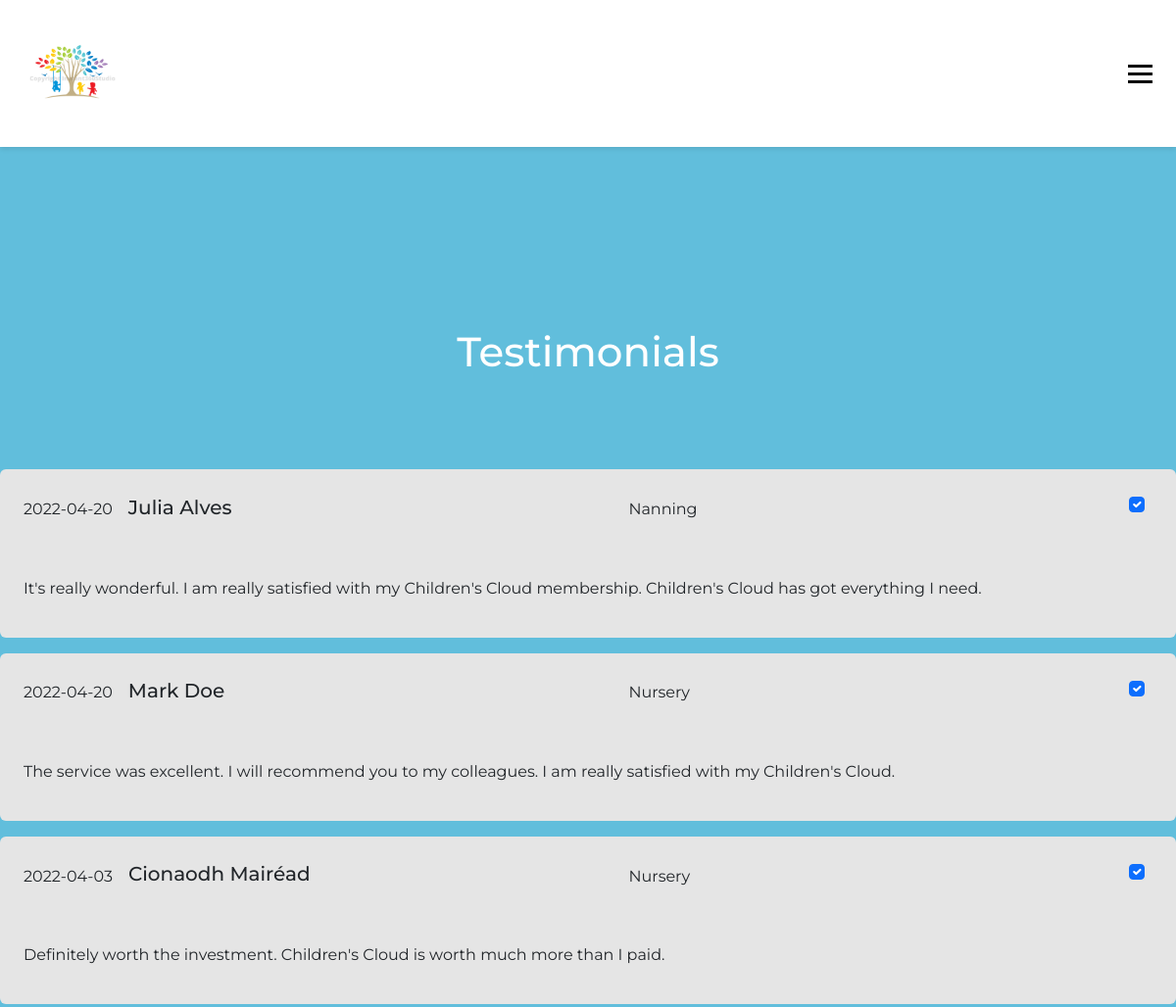
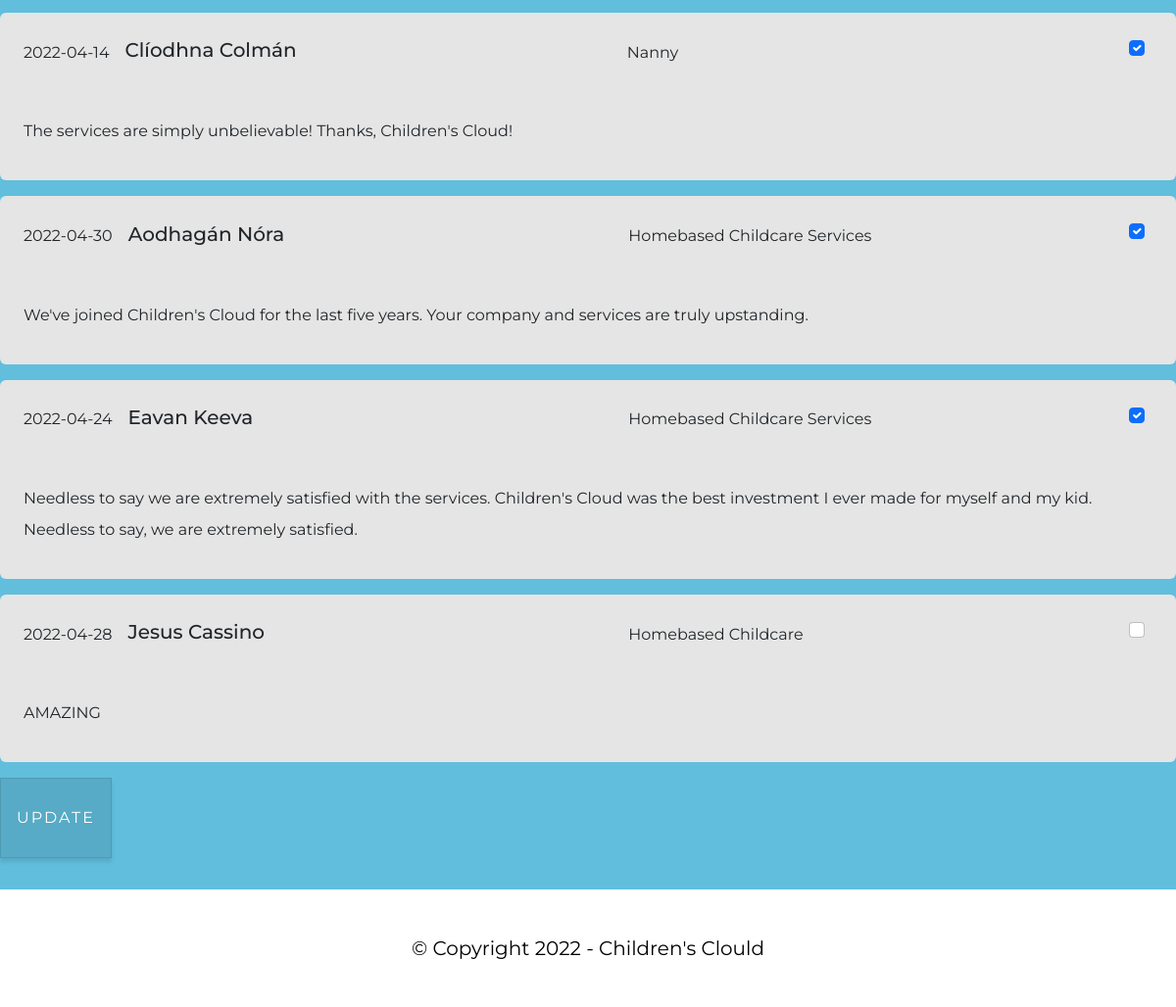
Screenshot of /testimonial_manage.php with the database file from the repository (2 pictures, top to bottom).
### tables this page shows
CREATE TABLE `testimonial` (
  `id_testimonials` int(11) NOT NULL,
  `first_name` varchar(20) DEFAULT NULL,
  `last_name` varchar(20) DEFAULT NULL,
  `comment` text DEFAULT NULL,
  `status` tinyint(1) DEFAULT NULL,
  `services` varchar(255) NOT NULL,
  `date` date NOT NULL
);

### testimonial_manage.php (the view, shortened to what this page needs)
<?php include_once "template/header.php" ?>
<?php
$query = "SELECT * FROM `testimonial`";
$result = mysqli_query($db_connection, $query);
$testimonials = [];
while ($row = mysqli_fetch_assoc($result)) {
    array_push($testimonials, $row);
}
?>
<div class="wrapper">
    <section class="app-container">
        <header>
            <h1 class="app-title_bright testimonial-manage-main-header">
                Testimonials
            </h1>
        </header>
        <div>
            <form class="form-wrapper--form" method="POST">
                <?php foreach ($testimonials as $testimonial) : ?>
                    <section class="background-content_testimonial">
                        <header class="content-testimonial-manage">
                            <span> <?= $testimonial['date'] ?> </span>
                            <h2><?= $testimonial['first_name'] ?> <?= $testimonial['last_name'] ?></h2>
                            <span><?= $testimonial['services'] ?></span>
                            <div class="form-check">
                                <input
                                    class="form-check-input"
                                    name="status[<?= $testimonial["id_testimonials"] ?>]"
                                    type="checkbox"
                                    <?= $testimonial["status"] == 1 ? "checked" : "" ?>
                                    id="flexCheckDefault">
                            </div>
                        </header>
                        <p class="comment"><?= $testimonial['comment'] ?></p>
                    </section>
                <?php endforeach; ?>
                <div class="form--submit">
                    <button class="app-link_btn app-link_btn-dark">Update</button>
                </div>
            </form>
    </section>
</div>
<?php include_once "template/footer.php" ?>

### css/style.css (style rules this page uses)
* { box-sizing: border-box; }
html { font-size: 62.5%; }
body { font-family: 'Montserrat', sans-serif; font-size: 1.6rem; line-height: 2; }
.app-container { box-sizing: border-box; max-width: 1200px; margin: 0 auto; width: 100%; }
.app-title_bright { color: white; text-align: left; }
.app-link_btn { background-color: #61BEDC; border: 1px solid rgba(0, 0, 0, 0.1); box-shadow: 0 4px 4px rgba(0, 0, 0, 0.1); display: inline-flex; letter-spacing: 2px; padding: 24px 16px; text-decoration: none; text-transform: uppercase; transform: scale(1); transition: transform 0.1s ease-in-out; }
.app-link_btn-dark { background-color: #57ABC6; }
.app-link_btn, .app-link_btn:hover, .app-link_btn:focus, .app-link_btn:active { color: white; box-shadow: 0 4px 4px rgba(0, 0, 0, 0.1); text-decoration: none; }
.wrapper { padding: 0; padding-bottom: 32px; padding-top: calc(150px + 184px); margin: 0; display: flex; flex-direction: column; align-items: center; justify-content: center; min-height: calc(100vh - 120px); background: #61BEDC; }
.form-wrapper--form { grid-column: 1; grid-row: 2; display: flex; flex-flow: column nowrap; gap: 16px; }
.background-content_testimonial { background-color: #E5E5E5; border-spacing: 0; border-radius: 6px; }
.testimonial-manage-main-header { padding-bottom: 90px; text-align: center; font-size: 42px; }
.content-testimonial-manage { display: grid; grid-template-columns: max-content 1fr 1fr max-content; padding: 24px; align-items: center; gap: 16px; }
.comment { padding: 24px; }

### rows the page displays
testimonial: date "2022-04-20", first_name "Julia", last_name "Alves", services "Nanning", status "☑", comment "It's really wonderful. I am really satisfied with my Children's Cloud membership. Children's Cloud has got everything I need."
testimonial: date "2022-04-20", first_name "Mark", last_name "Doe", services "Nursery", status "☑", comment "The service was excellent. I will recommend you to my colleagues. I am really satisfied with my Children's Cloud."
testimonial: date "2022-04-03", first_name "Cionaodh", last_name "Mairéad", services "Nursery", status "☑", comment "Definitely worth the investment. Children's Cloud is worth much more than I paid."
testimonial: date "2022-04-14", first_name "Clíodhna", last_name "Colmán", services "Nanny", status "☑", comment "The services are simply unbelievable! Thanks, Children's Cloud!"
testimonial: date "2022-04-30", first_name "Aodhagán", last_name "Nóra", services "Homebased Childcare Services", status "☑", comment "We've joined Children's Cloud for the last five years. Your company and services are truly upstanding."
testimonial: date "2022-04-24", first_name "Eavan", last_name "Keeva", services "Homebased Childcare Services", status "☑", comment "Needless to say we are extremely satisfied with the services. Children's Cloud was the best investment I ever made for myself and my kid. Needless to say, we are extremely satisfied."
testimonial: date "2022-04-28", first_name "Jesus", last_name "Cassino", services "Homebased Childcare", comment "AMAZING"
